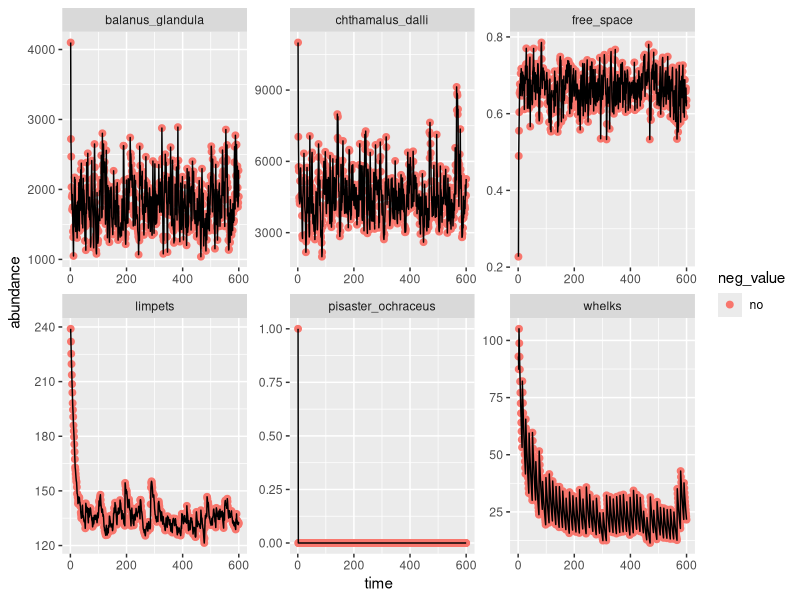

Here is the R script that generated this plot:
## updated version of the forde & doak 2004 model
## changes primarily to the whelk and seastar predation models

do.free.space.calculation <- function(T, B, size.B, C, size.C, L, size.L) {
  # T = total area
  # B is the population size of Balanus glandula
  # size.B = average size of adult B. glandula
  # C is population size of Chthamalus fissus/dalli
  # size.C = average size of C. fissus/dalli
  # L is population size of limpets
  # size.L = average size of an adult limpet
  F <- T - (B*size.B + C*size.C + L*size.L)
  return(F)
}

# for barnacles and limpets
do.potential.recruitment <- function(F, size.x, size.recruit.x, larvae.x) {
  # F is the amount of free space on the rock
  # size.x is the average size (e.g. size.B, size.C, or size.L)
  # size.recruit.x is the size of a recruit
  # larvae.x is the number of settling larvae of species x
  L <- (F/size.x)*(1-exp(-(size.recruit.x*larvae.x)/F))
  return(L)
}

do.actual.recruitment <- function(F, L, C) {
  # based on iwasa & roughgarden equation 1
  # C = c_i of iwasa & roughgarden, larval settlement rate/recruit survival of target species
  # F = amount of free space in the system
  # L = potential number of recruits of target species coming from the larval pool
  return(C * L * F)
}

do.population.size.barnacles <- function(S, p.whelk, W.prev, X.prev, S.r, R, p.star, P.prev) {
  # S is survivorship (before whelk predation)
  # p.whelk is the encounter rate of barnacles by whelks
  # W.prev is the whelk population size in the previous month
  # X.prev is the barnacle population size in the previous month
  # S.r is the survivorship of recruits
  # R is the number of recruits
  # p.star is the encounter rate of barnacles by sea stars
  # P.prev is the whelk population size in the previous month
  
  # rewritten from previous form to make more intuitive sense
  X_before_predation <- S*X.prev
  if (X_before_predation < 0) {X_before_predation <- 0}
  
  X <- X_before_predation + S.r*R - p.whelk*W.prev*X_before_predation - p.star*P.prev*X_before_predation
  if (X < 0) {X <- 0}
  
  return (X)
}

do.population.size.limpets <- function(S, L.prev, S.r, R, delta) {
  # S is survivorship
  # L.prev is the limpet population size in the previous month
  # S.r is the survivorship of recruits
  # R is the number of recruits
  # delta is density-dependence 
  L <- S*L.prev + S.r*R*exp(delta*L.prev)
  return(L)
}


# one of the main problems that causes the system to be "unbalanced" 
# (e.g., major barnacle mortality) is a lack of logistic growth in the
# whelk population. the time steps are too large to result in logistic growth
# and whelk recruitment is >> 90 (which is the set max population size) 
# in f & d. however, if we set maximum whelk population size at a flat number,
# that results in a constant removal of barnacle population size, which 
# doesn't quite represent predator dynamics. instead, 
do.population.size.whelks <- function(W.prev, 
                                      #W.feeding, 
                                      S, 
                                      R) {
  # W.prev is whelk population size in the previous month
  # p is per capita predation rate
  # B.prev is the B. glandula population
  # C.prev is the C. fissus/dalli population
  # R is the recruitment rate
  # S is the survival rate
  # W.feeding is food intake
  
  # note that the functional form of this population model is unclear
  # from the manuscript. Alternate model forms could be:
  W <- W.prev * S + R
  # W <- W.prev * W. feeding + R
  # W <- W.prev*W.feeding*S + R
  
  return(W)
}

do.whelk.recruitment <- function(avg.C, avg.B, p, Y, W.prev, B.prev, C.prev, S, 
                                 r = 0.01) {
  # avg.C is the average number of C. fissus/dalli from April through June
  # avg. B is the average number of B. glandula from April through June
  # p is the per capita predation rate
  
  R <- (avg.C + avg.B)*3*p*Y*W.prev*S*(B.prev + C.prev)
  
  R_logistic <- (R / 90) * exp(r * (1 - R / 90))
  
  return(R_logistic)
}

do.population.size.seastar <- function(S, P.prev, R, Prey.prev, r = 0.5) {
  # S is seastar adult survival
  # P.prev is previous seastar population size
  # R is abundance of recruits
  # survival.recruit.P is seastar recruit survival
  # Prey.prev is total population size of prey at last time point
  # r is population growth rate 
  
  # note that there is a typo in equation 7 in Forde & Doak appendix 
  # where "P.prev" (= P at time t-1) is incorrectly included as 
  # P at time t+1
  
  P <- S*P.prev + survival.recruit.P*R # - ((Prey.prev + 1) / ((Prey.prev ^2) + 1))
  
  P_logistic <- (P / 6) * exp(r * (1 - P / 6))
  
  return(P_logistic)
}

# ----------------------------------------------------------------------------------------------------
# model parameters
size.B <- .000098
size.C <- .000032
size.L <- .00008

size.recruit.B <- .000003
size.recruit.C <- .000003
size.recruit.L <- .000003

survival.B <- .7
survival.C <- .7
survival.L <- .97
survival.W <- .94
survival.P <- .992


# in connolly & roughgarden 1999, table 1, settlement is 0.02/hour/m2 for barn
settlement.B <- .02 * 30 # to convert into per month
settlement.C <- .02 * 30
settlement.L <- .03 * 30 # from gilman 2006 ecography

survival.recruit.B <- .7
survival.recruit.C <- .7
survival.recruit.L <- .88
survival.recruit.W <- .88
survival.recruit.P <- .98

# from menge 1975:
# average annual survival of spawned gametes to postmaturity longevity = 
# 1.46 x 10-9/m2/year, and annual mortality of gametes is 0.999
#### come back to this ####

delta <- -.02 # density dependence for limpets
p.whelk <- .001 # per capita whelk predation rate
Y <- .001 # whelk conversion rate
p.seastar <- .007 # per capita whelk predation rate

T <- 1

# ----------------------------------------------------------------------------------------------------
# Initial conditions

years <- 50
timesteps <- years*12
month <- rep(c("Apr", "May", "Jun", "Jul", "Aug", 
               "Sep", "Oct", "Nov", "Dec", "Jan", "Feb", "Mar"), years)
summer <- c("Apr", "May", "Jun", "Jul", "Aug", "Sep")
winter <- c("Oct", "Nov", "Dec", "Jan", "Feb", "Mar")

B <- C <- L <- W <- P <- F <- rep(NA, timesteps)
B[1] <- 4100
C[1] <- 11000
#B[1] <- 0
#C[1] <- 0
L[1] <- 239
W[1] <- 93
P[1] <- 1

F[1] <- do.free.space.calculation(T=T, B=B[1], size.B=size.B, C=C[1], 
                                  size.C=size.C, L=L[1], size.L=size.L)

B.mean <- 90000
B.stdev <- sqrt(4.6*10^9)
location.B <- log(B.mean^2 / sqrt(B.stdev^2 + B.mean^2))
shape.B <- sqrt(log(1 + (B.stdev^2 / B.mean^2)))

C.mean <- 70000
C.stdev <- sqrt(2.75*10^9)
location.C <- log(C.mean^2 / sqrt(C.stdev^2 + C.mean^2))
shape.C <- sqrt(log(1 + (C.stdev^2 / C.mean^2)))

L.mean <- 3000
L.stdev <- sqrt(3.8*10^6)
location.L <- log(L.mean^2 / sqrt(L.stdev^2 + L.mean^2))
shape.L <- sqrt(log(1 + (L.stdev^2 / L.mean^2)))

P.mean <- 6873
P.stdev <- sqrt(3.02*10^7)
location.P <- log(P.mean^2 / sqrt(P.stdev^2 + P.mean^2))
shape.P <- sqrt(log(1 + (P.stdev^2 / P.mean^2)))

# to try to understand dynamics, want to track each variable at each time step
results <- data.frame(
  timesteps = rep(NA, timesteps),
  B.potential.recruits = rep(NA, timesteps),
  C.potential.recruits = rep(NA, timesteps),
  L.potential.recruits = rep(NA, timesteps),
  B.recruits = rep(NA, timesteps),
  C.recruits = rep(NA, timesteps),
  L.recruits = rep(NA, timesteps),
  P.recruits = rep(NA, timesteps),
  B = rep(NA, timesteps),
  C = rep(NA, timesteps),
  L = rep(NA, timesteps),
  W.recruits = rep(NA, timesteps),
  W = rep(NA, timesteps),
  P = rep(NA, timesteps),
  F = rep(NA, timesteps)
)

for (t in 2:timesteps) {
  B.potential.recruits <- do.potential.recruitment(F=F[t-1], size.x=size.B, size.recruit.x=size.recruit.B, 
                                                   larvae.x=rlnorm(n=1, location.B, shape.B))
  C.potential.recruits <- do.potential.recruitment(F=F[t-1], size.x=size.C, size.recruit.x=size.recruit.C, 
                                                   larvae.x=rlnorm(n=1, location.C, shape.C))
  L.potential.recruits <- do.potential.recruitment(F=F[t-1], size.x=size.L, size.recruit.x=size.recruit.L, 
                                                   larvae.x=rlnorm(n=1, location.L, shape.L))
  
  # note that there are more recruits than potential recruits :(
  B.recruits <- do.actual.recruitment(F=F[t-1], L= B.potential.recruits, 
                                      C = settlement.B)
  C.recruits <- do.actual.recruitment(F=F[t-1], L= C.potential.recruits, 
                                      C = settlement.C)
  L.recruits <- do.actual.recruitment(F=F[t-1], L= L.potential.recruits, 
                                      C = settlement.L)
  P.recruits <- rlnorm(n=1, location.P, shape.P)
  
  
  B[t] <- do.population.size.barnacles(S=survival.B, p.whelk=p.whelk, W.prev = W[t-1], X.prev=B[t-1],
                                       S.r = survival.recruit.B, R=B.recruits, p.star=p.seastar, P.prev=P[t-1])
  C[t] <- do.population.size.barnacles(S=survival.C, p.whelk=p.whelk, W.prev = W[t-1], X.prev=C[t-1],
                                       S.r = survival.recruit.C, R=C.recruits, p.star=p.seastar, P.prev=P[t-1])
  L[t] <- do.population.size.limpets(S=survival.L, L.prev=L[t-1], S.r=survival.recruit.L, R=L.recruits, delta=delta)
  
  if(month[t] == "Jun") {
    W.recruits <- do.whelk.recruitment(avg.C=mean(c(C[t], C[t-1], C[t-2])), 
                                       avg.B=mean(c(B[t], B[t-1], B[t-2])),
                                       S = survival.recruit.W,
                                       p=p.whelk, Y=Y, W.prev=W[t-1], B.prev=B[t], C.prev=C[t])   
  } else {
    W.recruits <- 0
  }
  
  ## Include this if using form of whelk population model that depends 
  ## on barnacle population size
  
  # if(month[t] %in% summer) {
  #   W.feeding <- p.whelk*(B[t-1]+C[t-1]) / (1+ (p.whelk*(B[t-1]+C[t-1])))
  # } else {
  #   W.feeding <- p.whelk*(B[t-6]+C[t-6]) / (1+ (p.whelk*(B[t-6]+C[t-6])))
  # }
  
  W[t] <- do.population.size.whelks(W.prev=W[t-1],
                                    #W.feeding = W.feeding, 
                                    S = survival.W,
                                    R=W.recruits)
  
  P[t] <- do.population.size.seastar(S=survival.P, P.prev=P[t-1], R=P.recruits,
                                     Prey.prev = B[t] + C[t])
  
  F[t] <- do.free.space.calculation(T=T, B=B[t], size.B=size.B, C=C[t], 
                                    size.C=size.C, L=L[t], size.L=size.L)
  
  # track all results
    results$timesteps[t] <- t
    results$B.potential.recruits[t] <- B.potential.recruits
    results$C.potential.recruits[t] <- C.potential.recruits
    results$L.potential.recruits[t] <- L.potential.recruits
    results$B.recruits[t] <- B.recruits
    results$C.recruits[t] <- C.recruits
    results$L.recruits[t] <- L.recruits
    results$P.recruits[t] <- P.recruits
    results$B[t] <- B[t]
    results$C[t] <- C[t]
    results$L[t] <- L[t]
    results$W.recruits[t] <- W.recruits
    results$W[t] <- W[t]
    results$P[t] <- P[t]
    results$F[t] <- F[t]
}

# quartz(width=8, height=4)
# par(mfrow=c(1,3))
# plot(B, xlab="Time", ylab="B. glandula")
# plot(C, xlab="Time", ylab="C. fissus")
# plot(L, xlab="Time", ylab="Limpets")
# 
# quartz(width=6, height=4)
# par(mfrow=c(1,3))
# plot(W, xlab="Time", ylab="Whelk")
# plot(P, xlab="Time", ylab="Seastars")
# plot(F, xlab = "Time", ylab = "Free Space")

## plot ggplot results
library(tidyverse)
fd_results <- tibble(time = seq(1:length(B)),
                     balanus_glandula = B,
                     chthamalus_dalli = C,
                     limpets = L,
                     whelks = W,
                     pisaster_ochraceus = P,
                     free_space = F)
plot.new()
fd_results %>%
  #filter(time < 100) %>%
  gather(balanus_glandula:free_space, key = "species", 
         value = "abundance") %>%
  mutate(neg_value = ifelse(abundance < 0, "yes", "no")) %>%
  ggplot(aes(x = time, y = abundance)) +
  geom_point(size = 2, aes(col = neg_value)) +
  geom_line() + 
  facet_wrap(~species, scales = "free")

